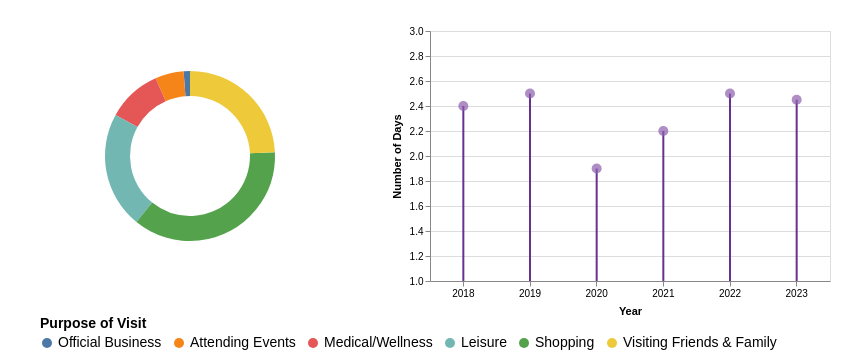

Here is the Vega-Lite specification saved for this chart:
### Vega-Lite specification from a JSON file in a GitHub repository (floating-point values rounded to 4 significant figures)
{"$schema": "https://vega.github.io/schema/vega-lite/v5.json", "hconcat": [{"width": 300, "height": 250, "data": {"values": [{"Category": "Official Business", "Value": 1.2}, {"Category": "Attending Events", "Value": 5.4}, {"Category": "Medical/Wellness", "Value": 10.3}, {"Category": "Leisure", "Value": 22.1}, {"Category": "Shopping", "Value": 36.4}, {"Category": "Visiting Friends & Family", "Value": 24.2}]}, "encoding": {"color": {"field": "Category", "type": "nominal", "scale": {"domain": ["Official Business", "Attending Events", "Medical/Wellness", "Leisure", "Shopping", "Visiting Friends & Family"]}, "legend": {"title": "Purpose of Visit", "titleFontSize": 14, "labelFontSize": 14, "orient": "bottom", "offset": 0}}, "theta": {"field": "Value", "type": "quantitative"}, "tooltip": [{"field": "Category", "title": "Purpose of Visit"}, {"field": "Value", "title": "Percentage", "format": ".1f"}]}, "mark": {"type": "arc", "innerRadius": 60, "outerRadius": 85}, "config": {"view": {"stroke": null}}}, {"$schema": "https://vega.github.io/schema/vega-lite/v5.json", "description": "Lollipop chart showing days data for each year", "data": {"values": [{"year": 2018, "days": 2.4}, {"year": 2019, "days": 2.5}, {"year": 2020, "days": 1.9}, {"year": 2021, "days": 2.2}, {"year": 2022, "days": 2.5}, {"year": 2023, "days": 2.45}]}, "layer": [{"mark": {"type": "rule", "strokeWidth": 2, "color": "#683191"}, "encoding": {"x": {"field": "year", "type": "ordinal"}, "y": {"field": "days", "type": "quantitative", "scale": {"domain": [1, 3], "nice": false, "tickCount": 5}}, "tooltip": [{"field": "year", "type": "ordinal", "title": "Year"}, {"field": "days", "type": "quantitative", "title": "Number of Days"}]}}, {"mark": {"type": "circle", "filled": true, "size": 100, "color": "#8b5ead"}, "encoding": {"x": {"field": "year", "type": "ordinal"}, "y": {"field": "days", "type": "quantitative"}, "tooltip": [{"field": "year", "type": "ordinal", "title": "Year"}, {"field": "days", "type": "quantitative", "title": "Number of Days"}]}}], "encoding": {"x": {"field": "year", "type": "ordinal", "axis": {"title": "Year", "labelAngle": 0, "titlePadding": 7}}, "y": {"field": "days", "type": "quantitative", "axis": {"title": "Number of Days", "titlePadding": 7}}}, "width": 400, "height": 250}], "spacing": 50, "padding": {"top": 25, "left": 40, "right": 20}}
